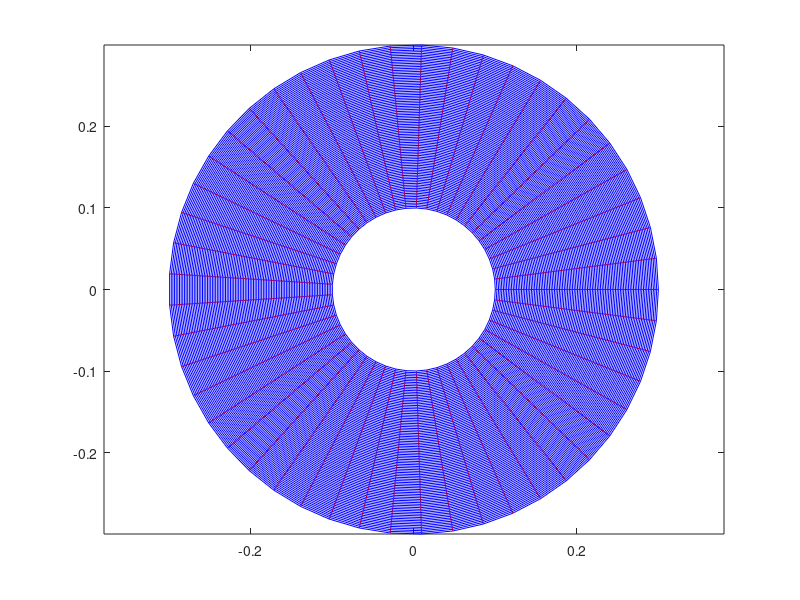

Write MATLAB code to recreate this figure. (Note: this script raises an error after producing the figure.)
clear
clc

ri = 0.1;
ro = 0.3;
N = 50;
M = 100;

e1 = linspace(0, 1, N);
e2 = linspace(0, 1, M);

[E1, E2] = ndgrid(e1, e2);
r = E2 * (ro - ri) + ri;
th = E1 * 2 * pi;

x = r .* cos(th);
y = r .* sin(th);

figure(1)
for i = 1 : N
    plot(x(i, :), y(i, :), 'r'), hold on
end

for i = 1 : M
    plot(x(:, i), y(:, i), 'b'), hold on
end

axis equal

fileID = fopen('../output/meshtest.bin', 'wb');
fwrite(fileID, [N, M], 'int');
fwrite(fileID, x', 'double');
fwrite(fileID, y', 'double');
fclose(fileID);


%%
fileID = fopen('../output/res.bin', 'rb');
data = fread(fileID, [N M], 'double');
fclose(fileID);

figure(2)
plot(r(1,:), data(1,:))